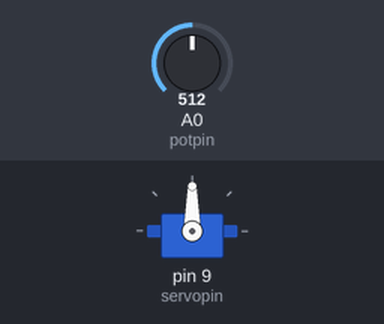
The sketch below on a simulated Arduino Uno, built with avr-gcc and run on an emulated ATmega328P. Parts: servo. The inputs (shaded band) are chosen by the test bench; at power-on: A0 (potpin) = 512.

Above: at 1.2 s.
1.3 s: A0 (potpin) set to 716
At 1.8 s:
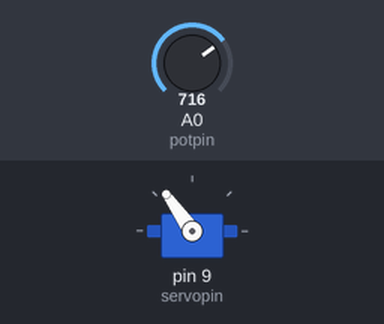
2.8 s: A0 (potpin) set to 900
At 4.0 s:
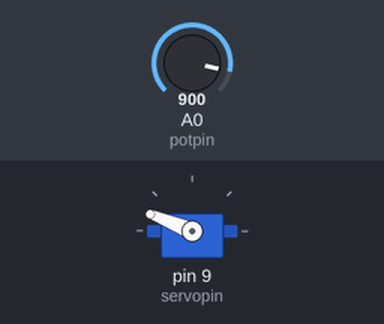
4.3 s: A0 (potpin) set to 1023
At 5.2 s:
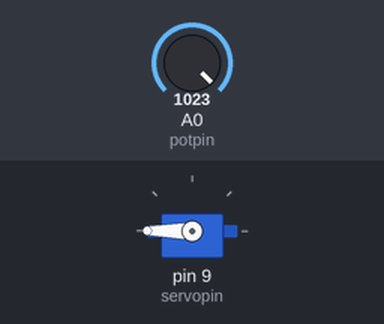
5.8 s: A0 (potpin) set to 306
At 6.4 s:
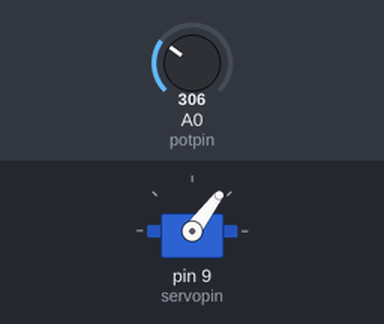
7.3 s: A0 (potpin) set to 122
At 8.7 s:
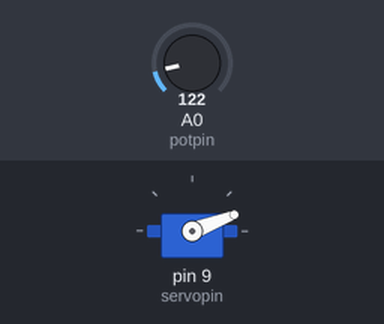
Timing chart, 0 to 9.8 s (numbered marks = the images above; inputs shaded):
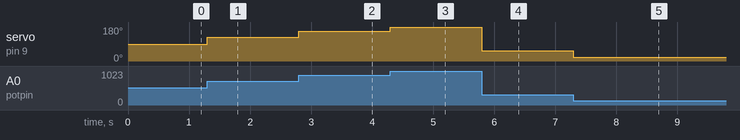

Measured:
- after the input at 1.3 s, servo on pin 9 (servopin): 90° → 125° at once
- after the input at 2.8 s, servo on pin 9 (servopin): 125° → 158° at once
- after the input at 4.3 s, servo on pin 9 (servopin): 158° → 180° at once
- after the input at 5.8 s, servo on pin 9 (servopin): 180° → 53° at once
- after the input at 7.3 s, servo on pin 9 (servopin): 53° → 21° at once

The sketch:

servo.ino
```cpp
#include <Servo.h>

Servo myservo;

int potpin = 0;
int servopin = 9;
int val;

void setup() {
  myservo.attach(servopin);
}

void loop() {
  val = analogRead(potpin);
  val = map(val, 0, 1023, 0, 180);
  myservo.write(val);
  //delay(15);
}
```
